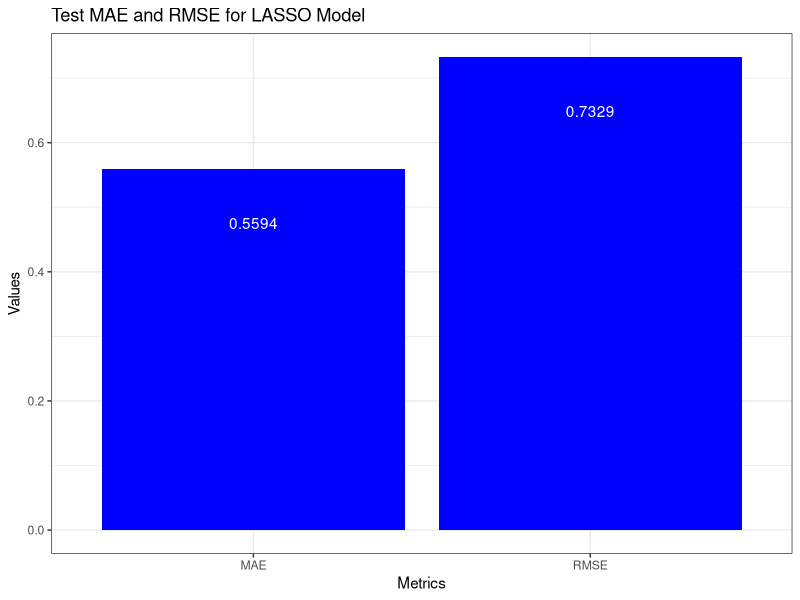
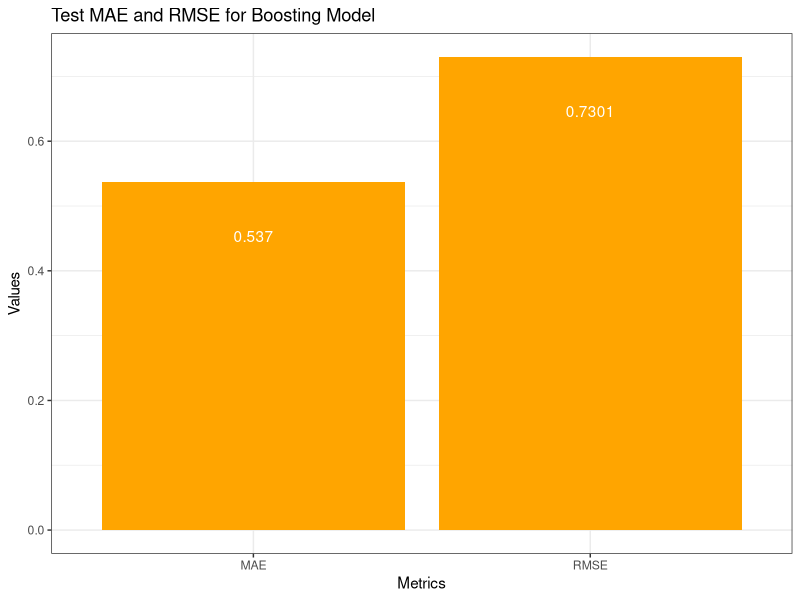

R code for these plots, in order:
## ---- chunk 1
knitr::opts_chunk$set(echo = FALSE)
## ---- chunk 2
library(ggplot2)

lasso_plot_pres <- data.frame(metrics = c("RMSE", "MAE"), values = c(0.7329, 0.5594))

LASSO_plot <- lasso_plot_pres |>
  ggplot(aes(x = metrics, y = values)) +
  geom_col(fill = "blue") +
  theme_bw() +
  geom_text(aes(label = round(values, digits = 4)), color =  "white", vjust = 5) +
  labs( x = "Metrics", y = "Values", title = "Test MAE and RMSE for LASSO Model ")

LASSO_plot
## ---- chunk 3
library(ggplot2)

boost_plot_pres <- data.frame(metrics = c("RMSE", "MAE"), values = c(0.7301, 0.537))

BOOST_plot <- boost_plot_pres |>
  ggplot(aes(x = metrics, y = values)) +
  geom_col(fill = "orange") +
  theme_bw() +
  geom_text(aes(label = round(values, digits = 4)), color =  "white", vjust = 5) +
  labs( x = "Metrics", y = "Values", title = "Test MAE and RMSE for Boosting Model ")

BOOST_plot
